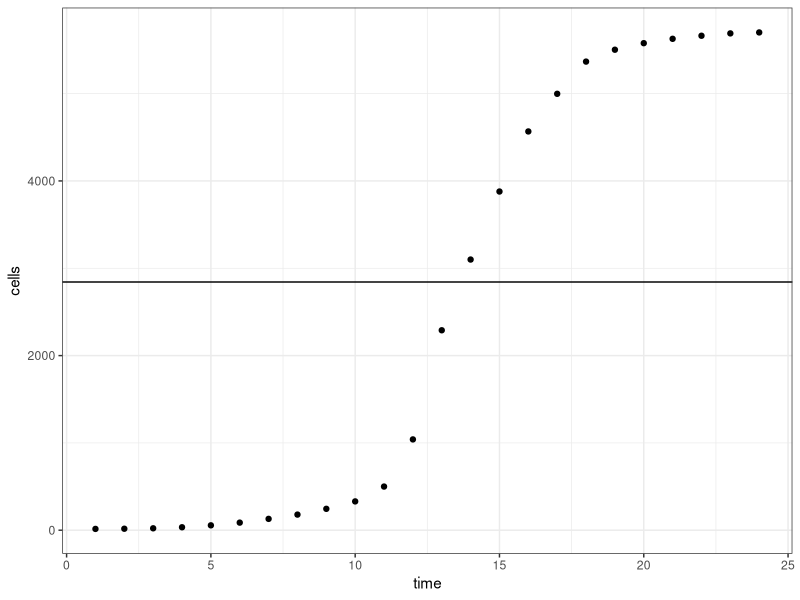
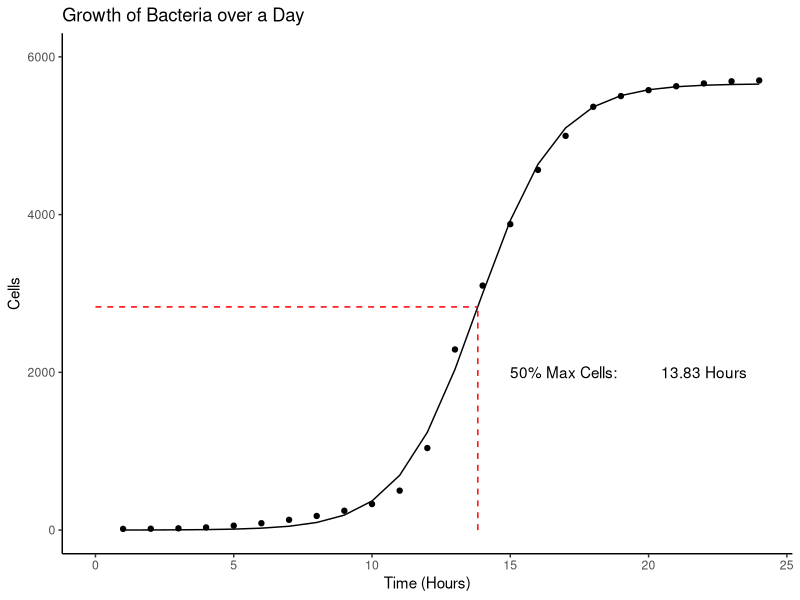

The R script that drew these images, in order:
######################
## Bacterial growth ##
######################

## Load ggplot2.0
library(ggplot2)

## Load data from CSV file
growth.dat <- read.csv("growth.csv", sep = ',', header = T)

## Plot the data to provide estimates for the NLS starting vals
ggplot(data = growth.dat, aes(x = time, y = cells)) +
  geom_point() +
  geom_hline(yintercept = (max(growth.dat$cells) - min(growth.dat$cells)) / 2) +
  theme_bw()

# midx ~ 14

## Define the formula used in the NLS
growth.formula <- function(L, K, time, midx)
{
  tmp = L / (1+exp(-K*(time-midx)))
  return(tmp)
}
# midx - X-value of the sigmoid midpoint
# L - y-assymptote
# K - curves gradient

## Starting values used in the NLS
start.vals <- list(midx = 14,
                   L = 5701,
                   K = 1)

## Growth model
growth.nls <- nls(cells ~ growth.formula(L, K, time, midx),
                  data = growth.dat,
                  start = start.vals)


x.seq <- c(1:24)
growth.pred <- predict(growth.nls, list(time = x.seq), se.fit = T)

growth.pred.frame <- data.frame(time = x.seq, cells = growth.pred)

## NLS formula final
get.cells <- function(x)
{
  tmp = coef(growth.nls)[[2]] / (1+exp(-coef(growth.nls)[[3]]*(x-coef(growth.nls)[[1]])))
  return(tmp)
}

## Final plot

ggplot(data = growth.dat, aes(x = time, y = cells)) +
  geom_point() +
  geom_line(data = growth.pred.frame, aes(x = time, y = cells)) +
  theme_classic() + 
  labs(title = "Growth of Bacteria over a Day",
       x = "Time (Hours)",
       y = "Cells") +
  lims(x = c(0, 24),
       y = c(0, 6000)) +
  annotate("segment", 
           x = coef(growth.nls)[[1]], 
           xend = coef(growth.nls)[[1]],
           y = 0, 
           yend = get.cells(coef(growth.nls)[[1]]), 
           colour = "red", 
           linetype = 2) +
  annotate("segment", 
           x = 0, 
           xend = coef(growth.nls)[[1]],
           y = get.cells(coef(growth.nls)[[1]]), 
           yend = get.cells(coef(growth.nls)[[1]]), 
           colour = "red", 
           linetype = 2) +
  annotate("text", y = 2000, x = 17, label = "50% Max Cells: ") +
  annotate("text", y = 2000, x = 22, label = "13.83 Hours")








